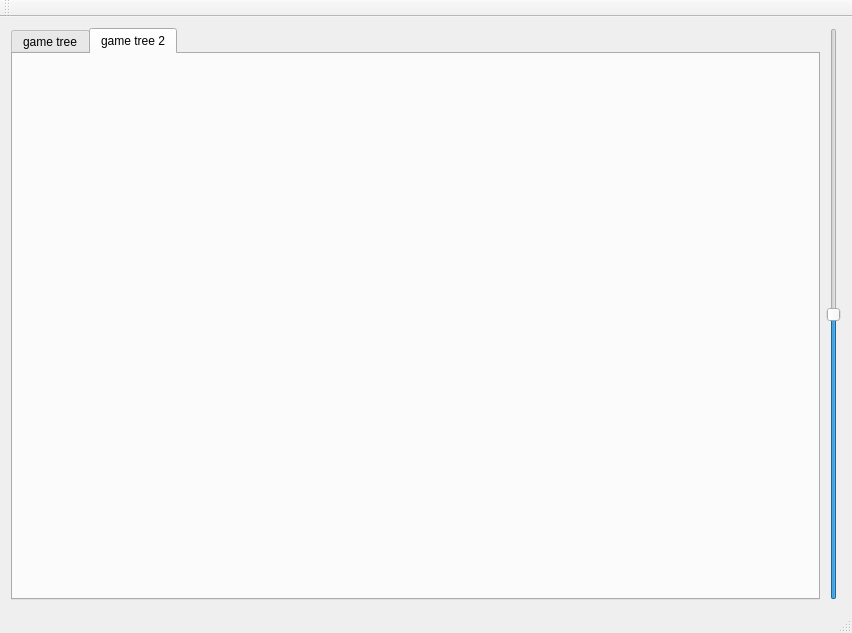
<?xml version="1.0" encoding="UTF-8"?>
<ui version="4.0">
 <class>MainWindow</class>
 <widget class="QMainWindow" name="MainWindow">
  <property name="geometry">
   <rect>
    <x>0</x>
    <y>0</y>
    <width>852</width>
    <height>633</height>
   </rect>
  </property>
  <property name="windowTitle">
   <string>MainWindow</string>
  </property>
  <widget class="QWidget" name="centralWidget">
   <layout class="QGridLayout" name="gridLayout">
    <item row="0" column="0">
     <widget class="QTabWidget" name="tabWidget">
      <property name="currentIndex">
       <number>1</number>
      </property>
      <widget class="QWidget" name="tab_2">
       <attribute name="title">
        <string>game tree</string>
       </attribute>
       <layout class="QGridLayout" name="gridLayout_2">
        <item row="0" column="0">
         <layout class="QVBoxLayout" name="verticalLayout">
          <item>
           <widget class="QGraphicsView" name="graphicsView">
            <property name="dragMode">
             <enum>QGraphicsView::ScrollHandDrag</enum>
            </property>
           </widget>
          </item>
          <item>
           <widget class="QSlider" name="scaleSlider">
            <property name="maximum">
             <number>1000</number>
            </property>
            <property name="value">
             <number>500</number>
            </property>
            <property name="orientation">
             <enum>Qt::Horizontal</enum>
            </property>
           </widget>
          </item>
         </layout>
        </item>
        <item row="1" column="0">
         <layout class="QHBoxLayout" name="horizontalLayout_3">
          <item>
           <widget class="QLabel" name="label">
            <property name="text">
             <string>dx</string>
            </property>
           </widget>
          </item>
          <item>
           <widget class="QSlider" name="dx_slider">
            <property name="minimum">
             <number>-1000</number>
            </property>
            <property name="maximum">
             <number>1000</number>
            </property>
            <property name="orientation">
             <enum>Qt::Horizontal</enum>
            </property>
           </widget>
          </item>
         </layout>
        </item>
        <item row="2" column="0">
         <layout class="QHBoxLayout" name="horizontalLayout_2">
          <item>
           <spacer name="horizontalSpacer">
            <property name="orientation">
             <enum>Qt::Horizontal</enum>
            </property>
            <property name="sizeHint" stdset="0">
             <size>
              <width>418</width>
              <height>20</height>
             </size>
            </property>
           </spacer>
          </item>
          <item>
           <layout class="QHBoxLayout" name="horizontalLayout">
            <item>
             <widget class="QPushButton" name="resetButton">
              <property name="text">
               <string>Reset</string>
              </property>
             </widget>
            </item>
            <item>
             <widget class="QPushButton" name="startMinimaxButton">
              <property name="text">
               <string>Start Minimax</string>
              </property>
             </widget>
            </item>
           </layout>
          </item>
         </layout>
        </item>
       </layout>
      </widget>
      <widget class="QWidget" name="tab">
       <attribute name="title">
        <string>game tree 2</string>
       </attribute>
       <layout class="QGridLayout" name="gridLayout_3"/>
      </widget>
     </widget>
    </item>
    <item row="0" column="1">
     <widget class="QSlider" name="dy_slider">
      <property name="minimum">
       <number>-1000</number>
      </property>
      <property name="maximum">
       <number>1000</number>
      </property>
      <property name="orientation">
       <enum>Qt::Vertical</enum>
      </property>
     </widget>
    </item>
   </layout>
  </widget>
  <widget class="QMenuBar" name="menuBar">
   <property name="geometry">
    <rect>
     <x>0</x>
     <y>0</y>
     <width>852</width>
     <height>20</height>
    </rect>
   </property>
  </widget>
  <widget class="QToolBar" name="mainToolBar">
   <attribute name="toolBarArea">
    <enum>TopToolBarArea</enum>
   </attribute>
   <attribute name="toolBarBreak">
    <bool>false</bool>
   </attribute>
  </widget>
  <widget class="QStatusBar" name="statusBar"/>
 </widget>
 <layoutdefault spacing="6" margin="11"/>
 <resources/>
 <connections/>
</ui>
